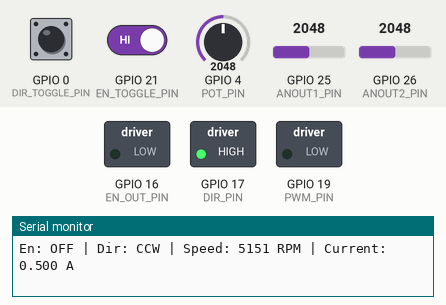
Recording of a sketch running on a simulated ESP32. Shown: switched loads named in the sketch (green lamp = pin HIGH), the last lines printed to the serial monitor. The inputs (shaded band) are chosen by the test bench; at power-on: GPIO 0 (DIR_TOGGLE_PIN) HIGH, GPIO 21 (EN_TOGGLE_PIN) HIGH, GPIO 4 (POT_PIN) = 2048, GPIO 25 (ANOUT1_PIN) = 2048, GPIO 26 (ANOUT2_PIN) = 2048.

Above: at 1.2 s.
1.3 s: GPIO 0 (DIR_TOGGLE_PIN) driven LOW
At 1.9 s:
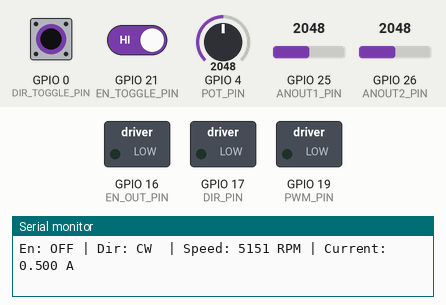
2.8 s: GPIO 21 (EN_TOGGLE_PIN) driven LOW
At 4.0 s:
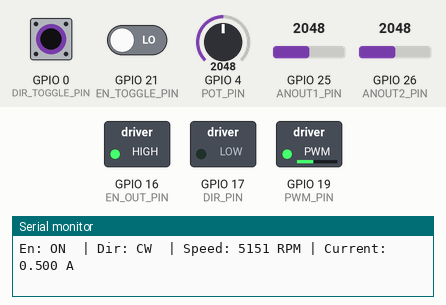
4.3 s: GPIO 0 (DIR_TOGGLE_PIN) pulsed HIGH 5 times (0.12 s each, 0.3 s apart)
At 6.5 s:
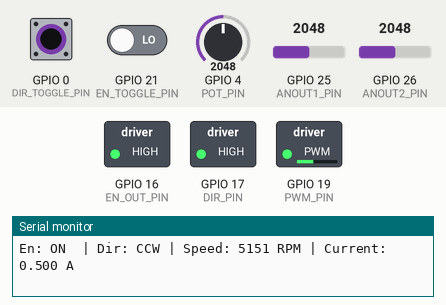
7.3 s: GPIO 4 (POT_PIN) set to 2866
At 8.0 s:
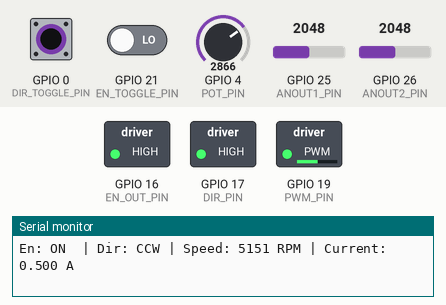
8.8 s: GPIO 4 (POT_PIN) set to 491
At 9.4 s:
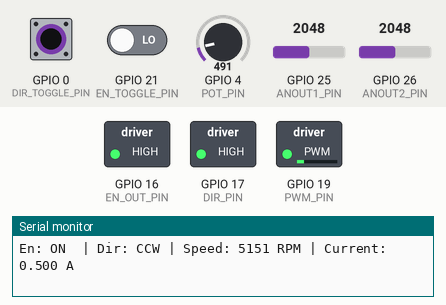
10.3 s: GPIO 0 (DIR_TOGGLE_PIN) pulsed HIGH 2 times (0.12 s each, 0.3 s apart)
At 10.59 s:
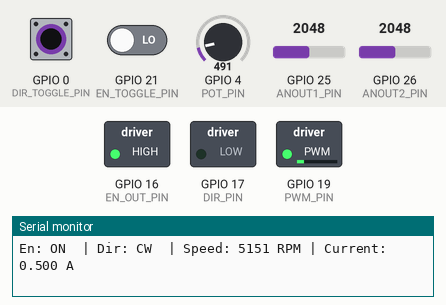
Timing chart, 0 to 13.3 s (numbered marks = the images above; inputs shaded):
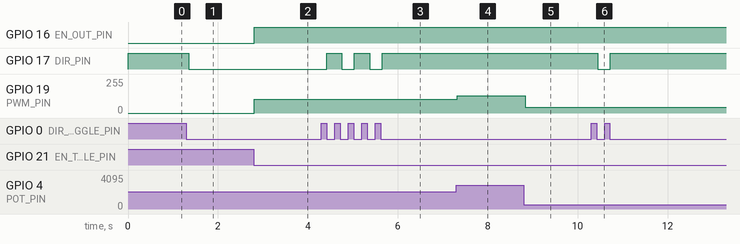

Measured:
- after the input at 1.3 s, GPIO 17 (DIR_PIN): HIGH → LOW after 0.05 s
- after the input at 2.8 s, GPIO 16 (EN_OUT_PIN): LOW → HIGH at once; GPIO 19 (PWM_PIN): 0/255 → 102/255 at once
- after the input at 4.3 s, GPIO 17 (DIR_PIN): alternates HIGH for 0.33 s and LOW for 0.28 s, 5 changes in all, then stays HIGH, starting after 0.12 s
- after the input at 7.3 s, GPIO 19 (PWM_PIN): 102/255 → 131/255 at once
- after the input at 8.8 s, GPIO 19 (PWM_PIN): 131/255 → 43/255 at once
- after the input at 10.3 s, GPIO 17 (DIR_PIN): HIGH → LOW after 0.15 s, → HIGH 0.28 s later

The sketch:

ESP32_control.ino
```cpp
// ── Feedback scaling definitions ─────────────────────────────────────────────
#define MAX_CURRENT  1.0f    // Amps at 3.3V (AnOUT1 full scale)
#define MAX_RPM      10300    // RPM at 3.3V (AnOUT2 full scale)
#define ADC_FULLSCALE 4095   // 12-bit ADC max count (= 3.3V)

// ── Pin definitions ───────────────────────────────────────────────────────────
// NOTE: GPIO12 (potentiometer) is temporal — for bench testing only.
//       Long-term, speed setpoint should be received via Bluetooth.
#define POT_PIN      4  // Potentiometer ADC input (0–3.3V → 0–100% PWM)

#define PWM_PIN     19  // PWM speed control output to motor driver
#define DIR_PIN     17  // Direction output to motor driver (HIGH=CCW, LOW=CW)
#define EN_OUT_PIN  16  // Enable output to motor driver (HIGH=enabled, LOW=disabled)
#define ANOUT1_PIN  25  // AnOUT1: current feedback ADC input
#define ANOUT2_PIN  26  // AnOUT2: speed feedback ADC input

// NOTE: GPIO21 (enable toggle) and GPIO0 (direction toggle) are temporal —
//       physical buttons for bench testing only.
//       GPIO18 avoided — VSPI_CLK, causes reboot when pulled LOW on most boards.
#define EN_TOGGLE_PIN  21  // Button input: toggles motor enable on each press
#define DIR_TOGGLE_PIN  0  // IO0 button input: toggles motor direction on each press

// ── PWM config ────────────────────────────────────────────────────────────────
// Using ESP32 Arduino core v3.x LEDC API (ledcAttach / ledcWrite by pin)
#define PWM_FREQ  20000  // 20 kHz
#define PWM_RES   8      // 8-bit resolution (0–255)

// ── ADC averaging ─────────────────────────────────────────────────────────────
#define AVG_SAMPLES  16

// ── State ─────────────────────────────────────────────────────────────────────
bool motorEnabled  = false;
bool dirCCW        = true;   // true = CCW (dir1), false = CW (dir2)

#define DEBOUNCE_MS  50  // ms to wait before registering a button press

bool lastEnBtn  = HIGH;
bool lastDirBtn = HIGH;

unsigned long lastEnTime  = 0;
unsigned long lastDirTime = 0;

// ─────────────────────────────────────────────────────────────────────────────
int adcAverage(int pin) {
  long sum = 0;
  for (int i = 0; i < AVG_SAMPLES; i++) {
    sum += analogRead(pin);
  }
  return sum / AVG_SAMPLES;
}

void setup() {
  Serial.begin(115200);

  pinMode(EN_TOGGLE_PIN,  INPUT_PULLUP);
  pinMode(DIR_TOGGLE_PIN, INPUT_PULLUP);
  pinMode(DIR_PIN,    OUTPUT);
  pinMode(EN_OUT_PIN, OUTPUT);
  digitalWrite(EN_OUT_PIN, LOW);  // Default: disabled

  ledcAttach(PWM_PIN, PWM_FREQ, PWM_RES);

  ledcWrite(PWM_PIN, 0);
  digitalWrite(DIR_PIN, HIGH);  // Default: CCW


}

void loop() {
  // ── Enable toggle (GPIO21 external button) ────────────────────────────────
  // Wire an external button between GPIO21 and GND. The board's physical EN/RST
  // button is unrelated and should not be used — it resets the chip in hardware.
  bool enBtn = digitalRead(EN_TOGGLE_PIN);
  if (enBtn == LOW && lastEnBtn == HIGH && (millis() - lastEnTime > DEBOUNCE_MS)) {
    motorEnabled = !motorEnabled;
    lastEnTime = millis();
    digitalWrite(EN_OUT_PIN, motorEnabled ? HIGH : LOW);
    Serial.print("Enable: "); Serial.println(motorEnabled ? "ON" : "OFF");
  }
  lastEnBtn = enBtn;

  // ── Direction toggle (IO0 button) ──────────────────────────────────────────
  bool dirBtn = digitalRead(DIR_TOGGLE_PIN);
  if (dirBtn == LOW && lastDirBtn == HIGH && (millis() - lastDirTime > DEBOUNCE_MS)) {
    dirCCW = !dirCCW;
    digitalWrite(DIR_PIN, dirCCW ? HIGH : LOW);  // HIGH=CCW, LOW=CW
    lastDirTime = millis();
    Serial.print("Direction: "); Serial.println(dirCCW ? "CCW" : "CW");
  }
  lastDirBtn = dirBtn;

  // ── PWM from potentiometer (only when enabled) ─────────────────────────────
  if (motorEnabled) {
    int potRaw  = adcAverage(POT_PIN);
    int pwmDuty = map(potRaw, 0, ADC_FULLSCALE, 25, 179);
    ledcWrite(PWM_PIN, pwmDuty);
  } else {
    ledcWrite(PWM_PIN, 0);
  }

  // ── Feedback readings ──────────────────────────────────────────────────────
  int   currentRaw = adcAverage(ANOUT1_PIN);
  float currentA   = (currentRaw / (float)ADC_FULLSCALE) * MAX_CURRENT;

  int   speedRaw   = adcAverage(ANOUT2_PIN);
  float speedRPM   = (speedRaw / (float)ADC_FULLSCALE) * MAX_RPM;

  Serial.print("En: ");       Serial.print(motorEnabled ? "ON " : "OFF");
  Serial.print(" | Dir: ");   Serial.print(dirCCW ? "CCW" : "CW ");
  Serial.print(" | Speed: "); Serial.print(speedRPM, 0); Serial.print(" RPM");
  Serial.print(" | Current: "); Serial.print(currentA, 3); Serial.println(" A");

  delay(50);
}
```
